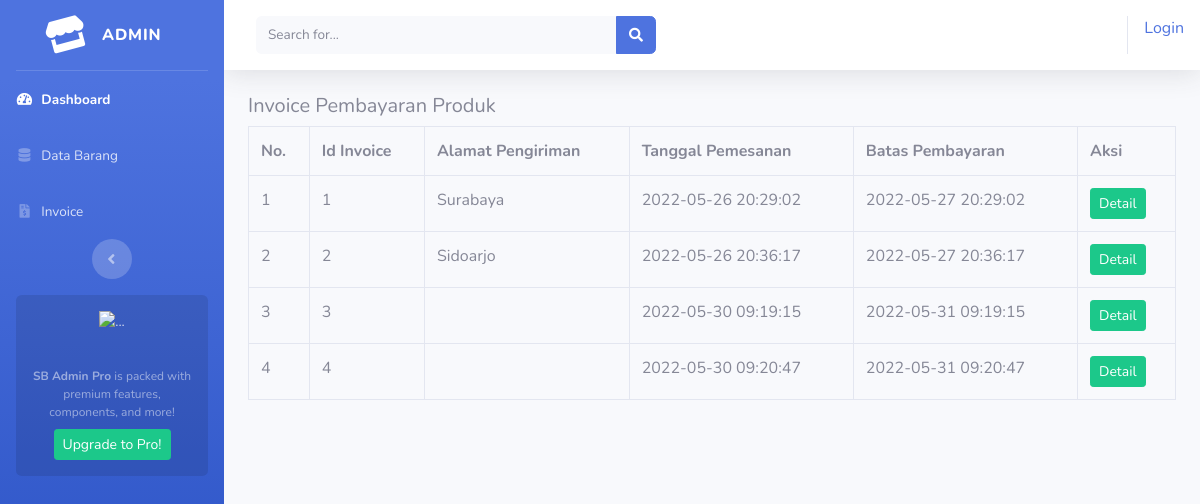
The page /index.php/admin/invoice on the database its author committed.
### tables this page shows
CREATE TABLE `tb_invoice` (
  `id` int(11) NOT NULL,
  `nama` varchar(56) NOT NULL,
  `alamat` varchar(255) NOT NULL,
  `tgl_pesan` datetime NOT NULL,
  `batas_bayar` datetime NOT NULL
);

### application/controllers/admin/invoice.php (called while the page is built, shortened)
<?php
class Invoice extends CI_Controller
{
    public function index()
    {
        $data['invoice'] = $this->model_invoice->tampil_data();
        $this->load->view('templates_admin/header');
        $this->load->view('templates_admin/sidebar');
        $this->load->view('admin/invoice', $data);
        $this->load->view('templates_admin/footer');
    }
}

### index.php (called while the page is built, shortened)
<?php
require_once BASEPATH.'core/CodeIgniter.php';

### application/models/model_invoice.php (called while the page is built, shortened)
<?php
class Model_Invoice extends CI_Model
{
    public function tampil_data()
    {
        $result = $this->db->get('tb_invoice');
        if ($result->num_rows() > 0) {
            return $result->result();
        } else {
            return false;
        }
    }
}

### application/views/admin/invoice.php (the view)
<div class="container-fluid">
    <h5>Invoice Pembayaran Produk</h5>
    <table class="table table-hover table-bordered table-stripped">
        <tr>
            <th>No.</th>
            <th>Id Invoice</th>
            <th>Alamat Pengiriman</th>
            <th>Tanggal Pemesanan</th>
            <th>Batas Pembayaran</th>
            <th>Aksi</th>
        </tr>
        <?php
        $no = 1;
        foreach ($invoice as $inv) : ?>
            <tr>
                <td><?php echo $no++ ?></td>
                <td><?php echo $inv->id ?></td>
                <td><?php echo $inv->alamat ?></td>
                <td><?php echo $inv->tgl_pesan ?></td>
                <td><?php echo $inv->batas_bayar ?></td>
                <td>
                    <?php echo anchor('admin/invoice/detail/' . $inv->id, '<div class="btn btn-sm btn-success">Detail</div>') ?>
                </td>
            </tr>
        <?php endforeach; ?>
    </table>
</div>

### rows shown on the page
tb_invoice: id "1", alamat "Surabaya", tgl_pesan "2022-05-26 20:29:02", batas_bayar "2022-05-27 20:29:02", id "Detail"
tb_invoice: id "2", alamat "Sidoarjo", tgl_pesan "2022-05-26 20:36:17", batas_bayar "2022-05-27 20:36:17", id "Detail"
tb_invoice: id "3", tgl_pesan "2022-05-30 09:19:15", batas_bayar "2022-05-31 09:19:15", id "Detail"
tb_invoice: id "4", tgl_pesan "2022-05-30 09:20:47", batas_bayar "2022-05-31 09:20:47", id "Detail"

### other values the page prints
anchor('auth/login', 'Login') "Login"
